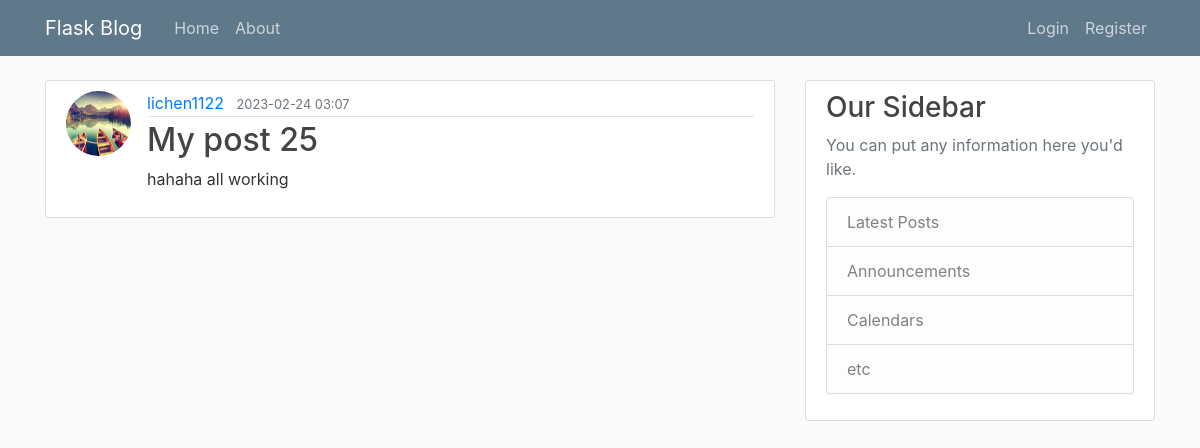
Screenshot of /post/26 with the database file from the repository.
### flaskblog/models.py (models this page shows, shortened)
class User(db.Model, UserMixin):
    id = db.Column(db.Integer, primary_key = True )
    username = db.Column(db.String(20), unique=True, nullable=False)
    email = db.Column(db.String(120), unique=True, nullable=False)
    image_file = db.Column(db.String(20), nullable=False, default='default.jpg')
    password = db.Column(db.String(60), nullable=False)
    posts = db.relationship('Post', back_populates='author', lazy=True)

class Post(db.Model):
    id = db.Column(db.Integer, primary_key=True)
    title = db.Column(db.String(100), nullable=False)
    date_posted = db.Column(db.DateTime, nullable=False, default=datetime.utcnow())
    content = db.Column(db.Text, nullable=False)
    author_id = db.Column(db.Integer, db.ForeignKey("user.id"), nullable=False)
    author = db.relationship('User', back_populates='posts', lazy=True)

### flaskblog/posts/routes.py (the view)
@posts.route("/post/<int:post_id>", methods = ['GET', 'POST', 'PUT'])
def post(post_id):
    post = Post.query.get_or_404(post_id)
    return render_template('post.html', title=post.title, post=post, legend='new_post')

### flaskblog/templates/post.html (shortened to what this page needs)
{% extends "layout.html" %}
{% block content %}
    <article class="media content-section">
        <img class= "rounded-circle article-img" src="{{ url_for('static',filename='profile_pics/'+post.author.image_file) }}" alt="{{ post.author.username }}">
      <div class="media-body">
        <div class="article-metadata">
          <a class="mr-2" href="{{ url_for('users.user_posts', username=post.author.username) }}">{{ post.author.username }}</a>
          <small class="text-muted">{{ post.date_posted.strftime("%Y-%m-%d %H:%M") }}</small>
        </div>
        <h2 class="article-title">{{ post.title }}</h2>
        <p class="article-content">{{ post.content }}</p>
      </div>
    </article>
{% endblock content %}

### flaskblog/static/main.css (style rules this page uses)
body { background: #fafafa; color: #333333; margin-top: 5rem; }
h1, h2, h3, h4, h5, h6 { color: #444444; }
.content-section { background: #ffffff; padding: 10px 20px; border: 1px solid #dddddd; border-radius: 3px; margin-bottom: 20px; }
.article-title { color: #444444; }
.article-content { white-space: pre-line; }
.article-img { height: 65px; width: 65px; margin-right: 16px; }
.article-metadata { padding-bottom: 1px; margin-bottom: 4px; border-bottom: 1px solid #e3e3e3 }

### rows the page displays
User: image_file (picture), author.username "lichen1122"
Post: date_posted "2023-02-24 03:07", title "My post 25", content "hahaha all working"
